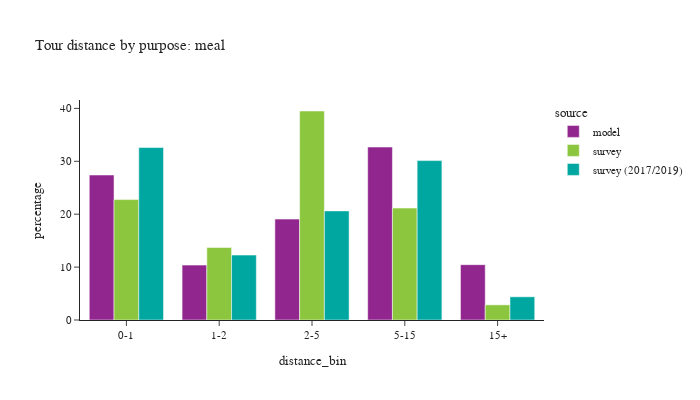

Here is the notebook cell this chart was saved with:
### Code cell
plot_bins(tour, tour['pdpurp'] == 6, 'meal')

### Figure 1 — Plotly figure (JSON) as saved in the notebook; plotly's stock layout.template omitted (floating-point values rounded to 4 significant figures)
{"data": [{"alignmentgroup": "True", "customdata": [[185580], [70241], [129136], [221365], [70818]], "hovertemplate": "source=model<br>distance_bin=%{x}<br>percentage=%{y}<br>sample count=%{customdata[0]}<extra></extra>", "legendgroup": "model", "marker": {"color": "#91268F", "pattern": {"shape": ""}}, "name": "model", "offsetgroup": "model", "orientation": "v", "showlegend": true, "textposition": "auto", "type": "bar", "x": ["0-1", "1-2", "2-5", "5-15", "15+"], "xaxis": "x", "y": [27.41, 10.37, 19.07, 32.69, 10.46], "yaxis": "y"}, {"alignmentgroup": "True", "customdata": [[336], [133], [224], [137], [45]], "hovertemplate": "source=survey<br>distance_bin=%{x}<br>percentage=%{y}<br>sample count=%{customdata[0]}<extra></extra>", "legendgroup": "survey", "marker": {"color": "#8CC63E", "pattern": {"shape": ""}}, "name": "survey", "offsetgroup": "survey", "orientation": "v", "showlegend": true, "textposition": "auto", "type": "bar", "x": ["0-1", "1-2", "2-5", "5-15", "15+"], "xaxis": "x", "y": [22.76, 13.71, 39.51, 21.16, 2.866], "yaxis": "y"}, {"alignmentgroup": "True", "customdata": [[1018], [310], [404], [257], [64]], "hovertemplate": "source=survey (2017/2019)<br>distance_bin=%{x}<br>percentage=%{y}<br>sample count=%{customdata[0]}<extra></extra>", "legendgroup": "survey (2017/2019)", "marker": {"color": "#00A7A0", "pattern": {"shape": ""}}, "name": "survey (2017/2019)", "offsetgroup": "survey (2017/2019)", "orientation": "v", "showlegend": true, "textposition": "auto", "type": "bar", "x": ["0-1", "1-2", "2-5", "5-15", "15+"], "xaxis": "x", "y": [32.59, 12.27, 20.62, 30.13, 4.387], "yaxis": "y"}], "layout": {"barmode": "group", "font": {"size": 11}, "height": 400, "legend": {"title": {"text": "source"}, "tracegroupgap": 0}, "title": {"text": "Tour distance by purpose: meal"}, "width": 700, "xaxis": {"anchor": "y", "domain": [0.0, 1.0], "title": {"text": "distance_bin"}}, "yaxis": {"anchor": "x", "domain": [0.0, 1.0], "title": {"text": "percentage"}}}}
